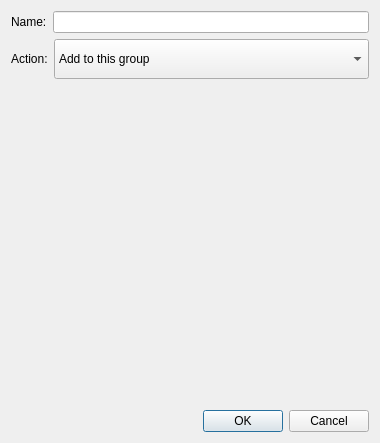
<?xml version="1.0" encoding="UTF-8"?>
<ui version="4.0">
 <class>GroupMemberDialog</class>
 <widget class="QDialog" name="GroupMemberDialog">
  <property name="geometry">
   <rect>
    <x>0</x>
    <y>0</y>
    <width>380</width>
    <height>443</height>
   </rect>
  </property>
  <property name="windowTitle">
   <string>Dialog</string>
  </property>
  <layout class="QGridLayout" name="gridLayout">
   <item row="0" column="0">
    <layout class="QHBoxLayout" name="horizontalLayout">
     <item>
      <widget class="QLabel" name="nameLabel">
       <property name="text">
        <string>Name:</string>
       </property>
       <property name="buddy">
        <cstring>nameLineEdit</cstring>
       </property>
      </widget>
     </item>
     <item>
      <widget class="QLineEdit" name="nameLineEdit"/>
     </item>
    </layout>
   </item>
   <item row="1" column="0">
    <layout class="QHBoxLayout" name="horizontalLayout_2">
     <item>
      <widget class="QLabel" name="actionLabel">
       <property name="sizePolicy">
        <sizepolicy hsizetype="Preferred" vsizetype="Preferred">
         <horstretch>0</horstretch>
         <verstretch>0</verstretch>
        </sizepolicy>
       </property>
       <property name="text">
        <string>Action:</string>
       </property>
       <property name="buddy">
        <cstring>actionComboBox</cstring>
       </property>
      </widget>
     </item>
     <item>
      <widget class="QComboBox" name="actionComboBox">
       <property name="sizePolicy">
        <sizepolicy hsizetype="Expanding" vsizetype="Expanding">
         <horstretch>0</horstretch>
         <verstretch>0</verstretch>
        </sizepolicy>
       </property>
       <item>
        <property name="text">
         <string>Add to this group</string>
        </property>
       </item>
       <item>
        <property name="text">
         <string>Remove from this group</string>
        </property>
       </item>
      </widget>
     </item>
    </layout>
   </item>
   <item row="2" column="0">
    <spacer name="verticalSpacer">
     <property name="orientation">
      <enum>Qt::Vertical</enum>
     </property>
     <property name="sizeHint" stdset="0">
      <size>
       <width>338</width>
       <height>325</height>
      </size>
     </property>
    </spacer>
   </item>
   <item row="3" column="0">
    <widget class="QDialogButtonBox" name="buttonBox">
     <property name="orientation">
      <enum>Qt::Horizontal</enum>
     </property>
     <property name="standardButtons">
      <set>QDialogButtonBox::Cancel|QDialogButtonBox::Ok</set>
     </property>
    </widget>
   </item>
  </layout>
 </widget>
 <resources/>
 <connections>
  <connection>
   <sender>buttonBox</sender>
   <signal>accepted()</signal>
   <receiver>GroupMemberDialog</receiver>
   <slot>accept()</slot>
   <hints>
    <hint type="sourcelabel">
     <x>257</x>
     <y>433</y>
    </hint>
    <hint type="destinationlabel">
     <x>157</x>
     <y>274</y>
    </hint>
   </hints>
  </connection>
  <connection>
   <sender>buttonBox</sender>
   <signal>rejected()</signal>
   <receiver>GroupMemberDialog</receiver>
   <slot>reject()</slot>
   <hints>
    <hint type="sourcelabel">
     <x>325</x>
     <y>433</y>
    </hint>
    <hint type="destinationlabel">
     <x>286</x>
     <y>274</y>
    </hint>
   </hints>
  </connection>
  <connection>
   <sender>buttonBox</sender>
   <signal>accepted()</signal>
   <receiver>GroupMemberDialog</receiver>
   <slot>submit()</slot>
   <hints>
    <hint type="sourcelabel">
     <x>199</x>
     <y>417</y>
    </hint>
    <hint type="destinationlabel">
     <x>199</x>
     <y>49</y>
    </hint>
   </hints>
  </connection>
 </connections>
 <slots>
  <slot>submit()</slot>
 </slots>
</ui>
